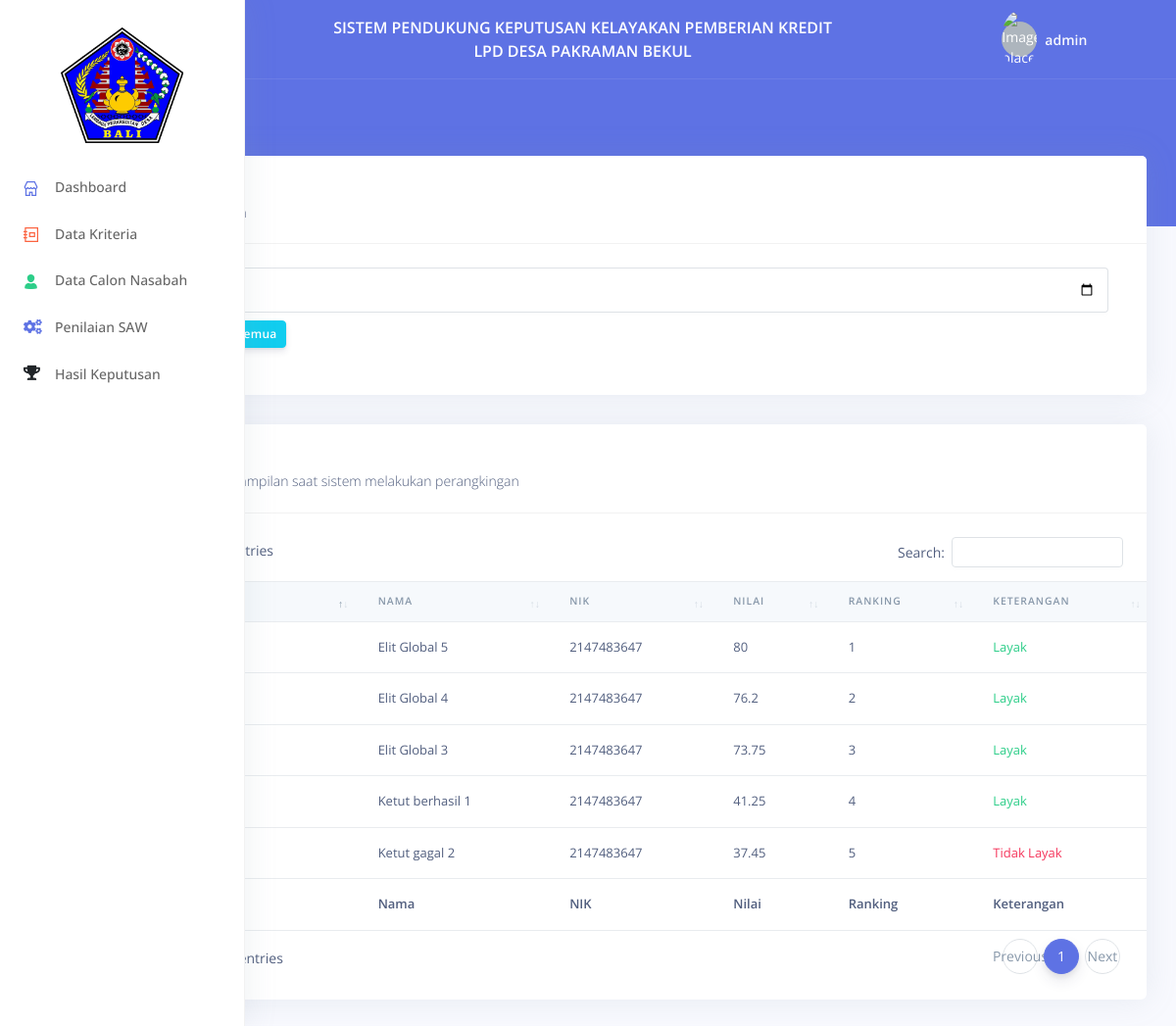
Page /ranking (signed in) on the committed database.
### tables this page shows
CREATE TABLE `cln_nasabah` (
  `id_cln_nsb` int(11) NOT NULL,
  `nama_nsb` varchar(45) NOT NULL,
  `no_kk` varchar(40) NOT NULL,
  `no_nik` varchar(40) NOT NULL,
  `tempat_lahir` varchar(15) NOT NULL,
  `tgl_lahir` date NOT NULL,
  `alamat` varchar(60) NOT NULL,
  `agama` enum('Hindu','Islam','Kristen','Buddha') NOT NULL,
  `email` varchar(35) NOT NULL,
  `no_tlp` varchar(15) NOT NULL,
  `jenis_kelamin` enum('Pria','Wanita') NOT NULL,
  `periode` date NOT NULL
);

### app/views/ranking/ranking.index.php (the view, shortened to what the rows shown need)
<div class="container-fluid mt--6">
    <div class="row">
        <div class="col">
            <div class="card">
                <div class="table-responsive py-4">
                    <div id="datatable-basic_wrapper" class="dataTables_wrapper dt-bootstrap4">
                        <div class="row">
                            <div class="col-sm-12">
                                <table class="table table-flush dataTable datatable-basic" role="grid" aria-describedby="datatable-basic_info">
                                    <thead class="thead-light">
                                    <tr role="row">
                                        <th class="sorting_asc" tabindex="0" aria-controls="datatable-basic" rowspan="1" colspan="1" aria-sort="ascending" aria-label="" style="width: 215.637px;">
                                        </th>
                                        <th class="sorting" tabindex="0" aria-controls="datatable-basic" rowspan="1" colspan="1">Nama</th>
                                        <th class="sorting" tabindex="0" aria-controls="datatable-basic" rowspan="1" colspan="1">NIK</th>
                                        <th class="sorting" tabindex="0" aria-controls="datatable-basic" rowspan="1" colspan="1">Nilai</th>
                                        <th class="sorting" tabindex="0" aria-controls="datatable-basic" rowspan="1" colspan="1">Ranking</th>
                                        <th class="sorting" tabindex="0" aria-controls="datatable-basic" rowspan="1" colspan="1">Keterangan</th>
                                    </tr>
                                    </thead>
                                    <tfoot>
                                    <tr>
                                        <th rowspan="1" colspan="1">No</th>
                                        <th rowspan="1" colspan="1">Nama</th>
                                        <th rowspan="1" colspan="1">NIK</th>
                                        <th rowspan="1" colspan="1">Nilai</th>
                                        <th rowspan="1" colspan="1">Ranking</th>
                                        <th rowspan="1" colspan="1">Keterangan</th>
                                    </tr>
                                    </tfoot>
                                    <tbody>
                                    <?php $i = 0; foreach ($ranking as $nasabah => $value) { ?>
                                        <tr role="row" class="even">
                                            <td class="sorting_1"><?= ++$i; ?></td>
                                            <td class="sorting_1"><?= $nasabah; ?></td>
                                            <td class="sorting_1"><?= $namaNasabah[$nasabah]['data']["no_nik"]; ?></td>
                                            <td class="sorting_1"><?= $namaNasabah[$nasabah]['result']; ?></td>
                                            <td class="sorting_1"><?= $i; ?></td>
                                            <td class="sorting_1 text <?= $namaNasabah[$nasabah]['layak'] ? 'text-success' : 'text-danger' ?>"><?= $namaNasabah[$nasabah]['layak'] ? 'Layak' : 'Tidak Layak'; ?></td>
                                        </tr>
                                    <?php } ?>
                                    </tbody>
                                </table>
                            </div>
                        </div>
                    </div>
                </div>
            </div>
        </div>
    </div>
</div>

### rows in the picture
cln_nasabah: no_nik "2147483647"
cln_nasabah: no_nik "2147483647"
cln_nasabah: no_nik "2147483647"
cln_nasabah: no_nik "2147483647"
cln_nasabah: no_nik "2147483647"

### other values in the picture
sessionGet("username") "admin"
$nasabah "Elit Global 5"
$namaNasabah[$nasabah]['result'] "80"
$nasabah "Elit Global 4"
$namaNasabah[$nasabah]['result'] "76.2"
$nasabah "Elit Global 3"
$namaNasabah[$nasabah]['result'] "73.75"
$nasabah "Ketut berhasil 1"
$namaNasabah[$nasabah]['result'] "41.25"
$nasabah "Ketut gagal 2"
$namaNasabah[$nasabah]['result'] "37.45"
